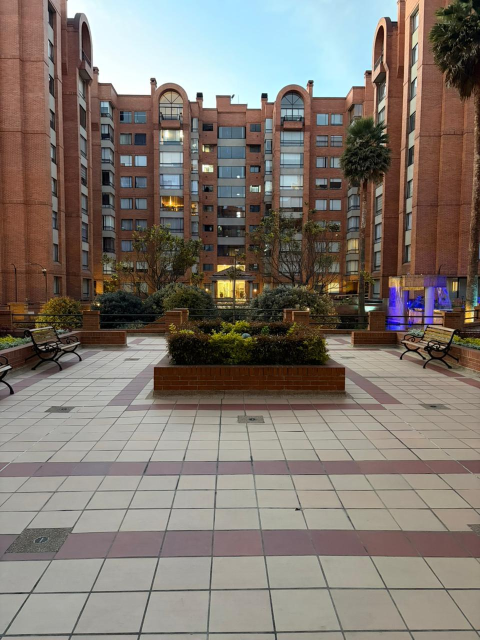
#> input picture assets/1.jpeg, 960 x 1280 px (shown at 1/2 size)
$ python create_og_image.py
#> lines starting #> are read from the running program, lines starting #| are printed output that depends on the picture
import os
from PIL import Image

def optimize_og_image():
    current_dir = os.path.dirname(os.path.abspath(__file__))
    assets_dir = os.path.join(current_dir, 'assets')
    input_path = os.path.join(assets_dir, '1.jpeg')
    output_path = os.path.join(assets_dir, 'portada_og.jpg')

    if not os.path.exists(input_path):
        print(f"Error: {input_path} no existe.")
        return

    try:
        with Image.open(input_path) as img:
            # Convert to RGB (required for JPEG)
#> img is the input picture: PIL image 960x1280 RGB; mean R, G, B 127.3, 118.1, 110.1
            img = img.convert('RGB')
            # Resize to WhatsApp recommended 1200x630 (or similar aspect ratio)
            # Actually just resize to a width of 800px to ensure very small file size
            target_width = 800
            ratio = target_width / img.width
#> ratio = 0.833
            new_height = int(img.height * ratio)
#> new_height = 1066
            img = img.resize((target_width, new_height), Image.Resampling.LANCZOS)
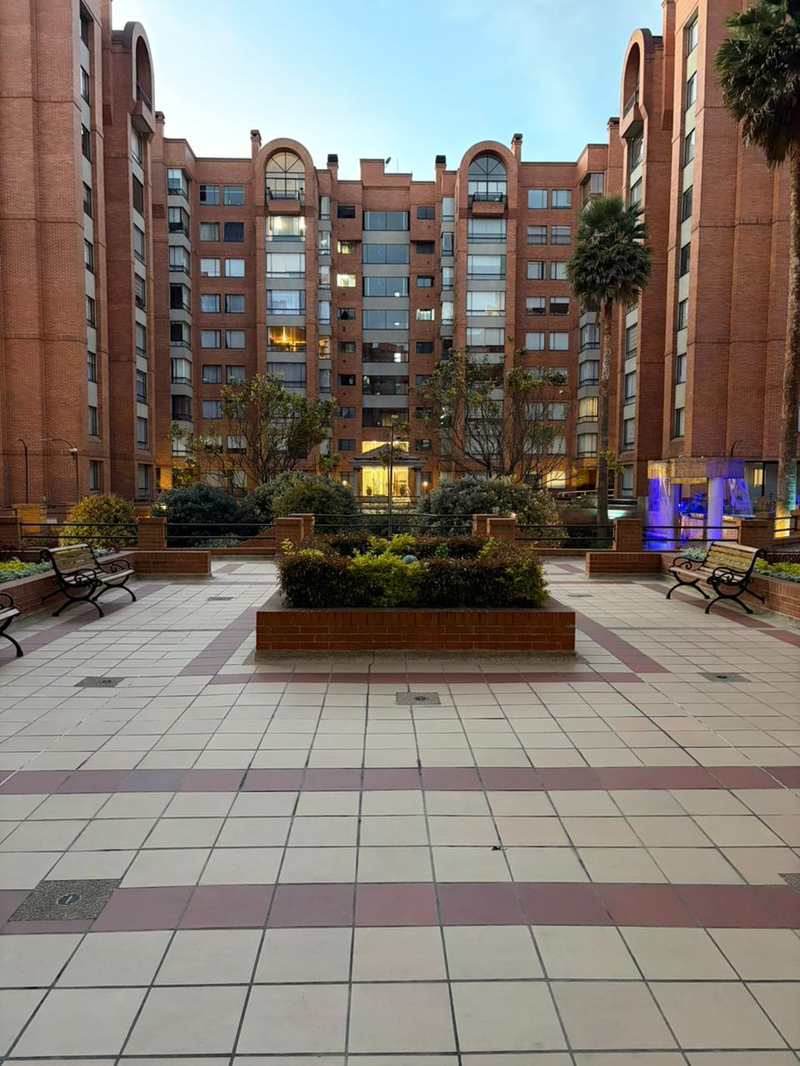
#> img: PIL image 800x1066 RGB; mean R, G, B 127.3, 118.1, 110.1

            # Save as highly compressed JPEG
            img.save(output_path, 'JPEG', quality=70, optimize=True)

            size_kb = os.path.getsize(output_path) / 1024
            print(f"Éxito: Creada {output_path} ({size_kb:.2f} KB)")

    except Exception as e:
        print(f"Error procesando imagen: {e}")

if __name__ == "__main__":
    optimize_og_image()

$ run again, with assets/10.jpeg copied over assets/1.jpeg
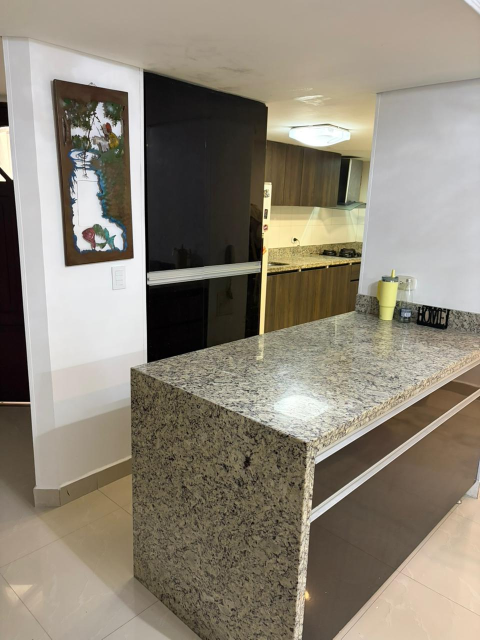
#> input picture assets/10.jpeg, 960 x 1280 px (shown at 1/2 size)
#> in optimize_og_image, img is the input picture: PIL image 960x1280 RGB; mean R, G, B 141.4, 133.5, 119.4
#> in optimize_og_image, `img = img.resize((target_width, new_height), Image.Resampling.LANCZOS)`:
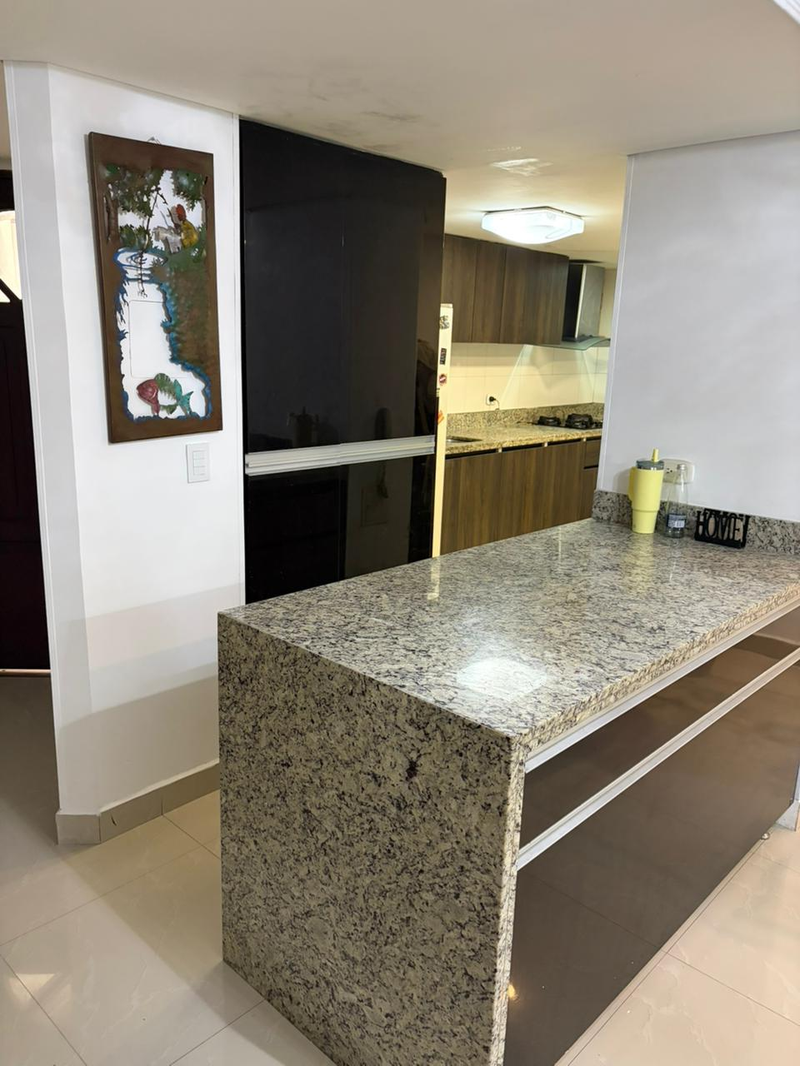
#> img: PIL image 800x1066 RGB; mean R, G, B 141.4, 133.5, 119.4

$ run again, with assets/11.jpeg copied over assets/1.jpeg
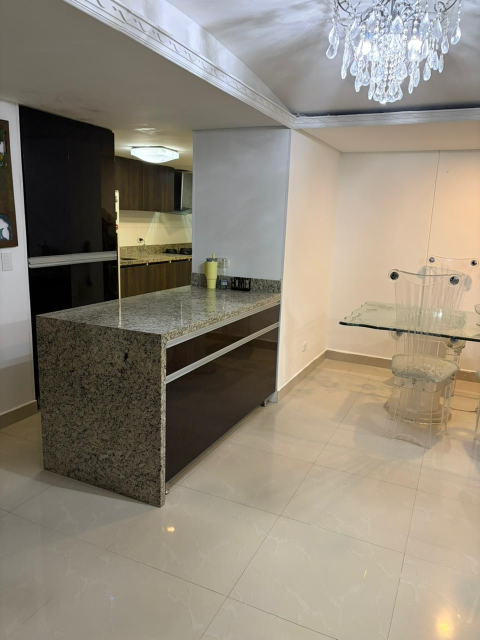
#> input picture assets/11.jpeg, 960 x 1280 px (shown at 1/2 size)
#> in optimize_og_image, img is the input picture: PIL image 960x1280 RGB; mean R, G, B 143.9, 135.4, 121.1
#> in optimize_og_image, `img = img.resize((target_width, new_height), Image.Resampling.LANCZOS)`:
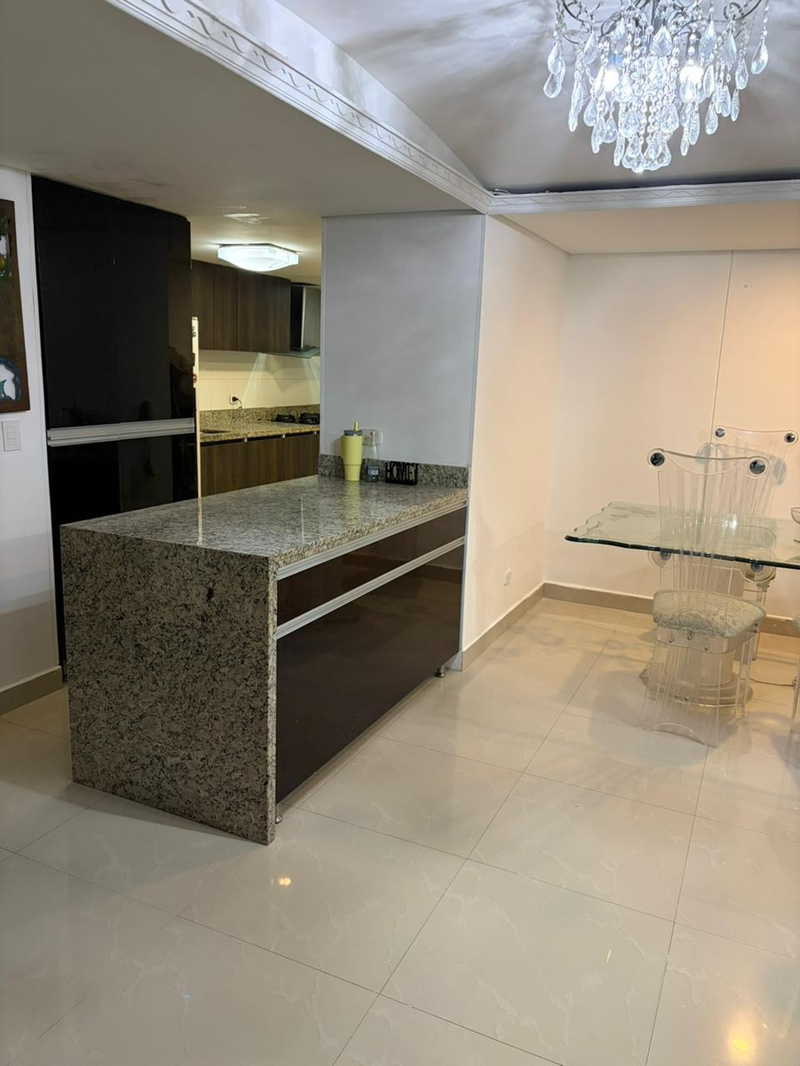
#> img: PIL image 800x1066 RGB; mean R, G, B 143.9, 135.4, 121.1
